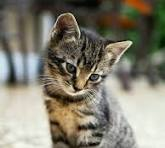
#> input picture image.jpeg, 165 x 148 px
$ jupyter execute 3_p.ipynb
#> lines starting #> are read from the running program, lines starting #| are printed output that depends on the picture
# 3. Write a python program to perform geometric transformations (Resizing/Zooming, Rotation, Translation).

[cell 1]
import cv2
import matplotlib.pyplot as plt

[cell 2]
img = cv2.imread("image.jpeg")
#> img is the input picture: shape (148, 165, 3); mean B, G, R 112.3, 126.7, 130.2
img = cv2.cvtColor(img, cv2.COLOR_BGR2RGB)
plt.imshow(img)

[cell 3]
height, width = img.shape[:2]
#> height = 148; width = 165

[cell 4]
# Resizing / Zooming
resized_img = cv2.resize(img, (int(height * .5), int(width * .5)))
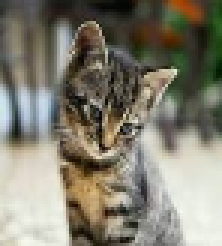
#> resized_img: shape (82, 74, 3) (shown 3 times larger); mean R, G, B 130.2, 126.6, 112.2
plt.imshow(resized_img)

[cell 5]
# Rotation
rotational_matrix = cv2.getRotationMatrix2D(
    (width // 2, height // 2),
    45,
    1
)
rotate_img = cv2.warpAffine(
    img,
    rotational_matrix,
    (width, height)
)
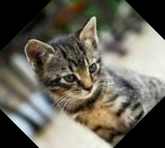
#> rotate_img: shape (148, 165, 3); mean R, G, B 104.1, 100.6, 89.2
plt.imshow(rotate_img)
